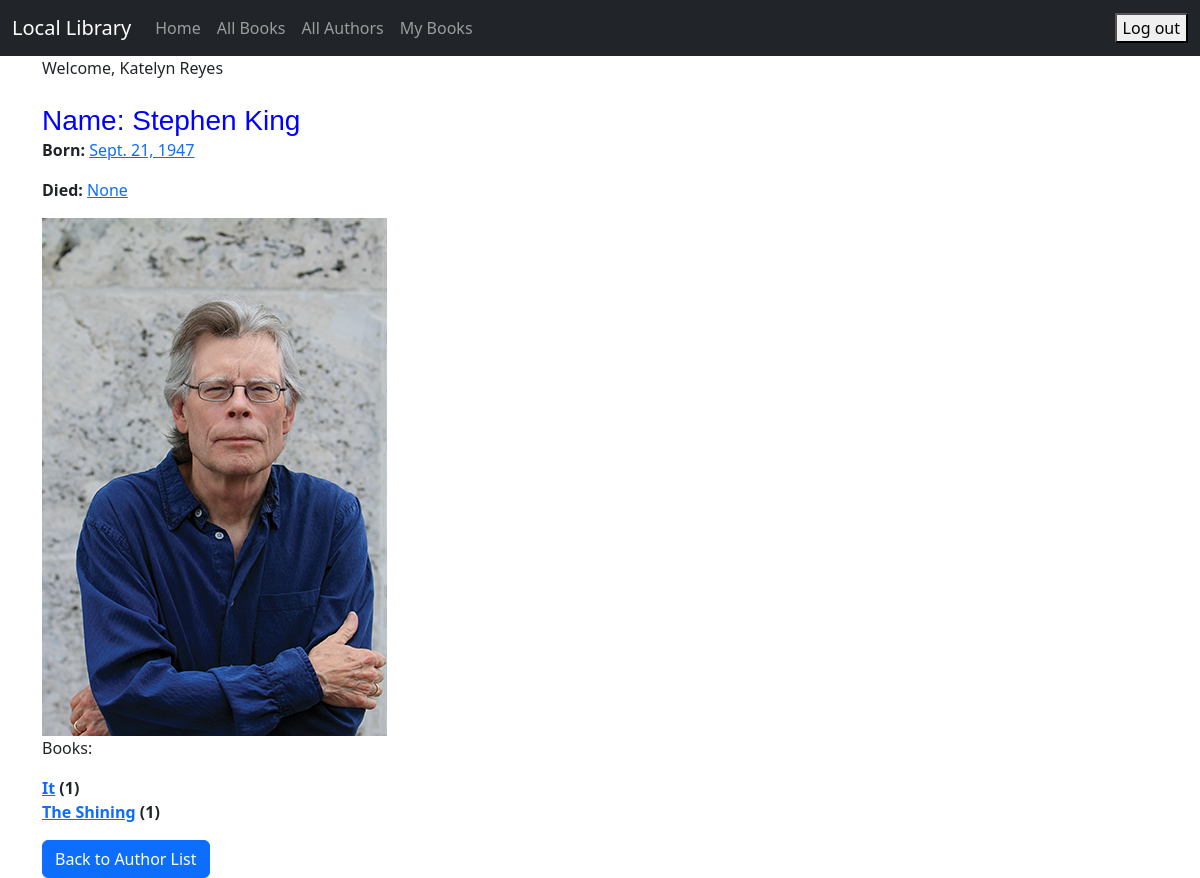
The page /author_detail/1 (signed in) on the database its author committed.
### catalog/models.py (models this page shows, shortened)
class Author(models.Model):
    first_name = models.CharField(max_length=100)
    last_name = models.CharField(max_length=100)
    date_of_birth = models.DateField(null=True, blank=True)
    date_of_death = models.DateField('Died', null=True, blank=True)
    author_image = models.ImageField(upload_to='images/', null=True, blank=True)
    class Meta:
        ordering = ['last_name', 'first_name']

class Book(models.Model):
    title = models.CharField(max_length=200)
    author = models.ForeignKey('Author', on_delete=models.RESTRICT, null=True)
    summary = models.TextField(max_length=1000, help_text='Enter a brief description of the book')
    isbn = models.CharField('ISBN', max_length=13, unique=True,
                            help_text='13 Character <a href="https://www.isbn-international.org/content/what-isbn">ISBN number</a>')
    genre = models.ManyToManyField(Genre, help_text='Select a genre for this book')
    def get_absolute_url(self):
        return reverse('book_detail', args=[str(self.id)])
    book_image = models.ImageField(upload_to='images/', null=True, blank=True)

### catalog/views.py (the view)
# urls.py: path('author_detail/<int:pk>', views.AuthorDetailView.as_view(), name= 'author_detail'),
class AuthorDetailView(generic.DetailView):
    model = Author

### catalog/templates/catalog/author_detail.html
{% extends "catalog/base.html" %}
{% block content %}
    <h1>Name: {{ author.first_name }} {{ author.last_name }}</h1>
    <p><strong>Born:</strong> <a href="">{{ author.date_of_birth }}</a></p>
    <p><strong>Died:</strong> <a href="">{{ author.date_of_death }}</a></p>
    <div>
    {% if author.author_image %}
        <img src="{{ author.author_image.url }}">
    {% endif %}
    </div>
    <p>Books:</p>
    <dl>
    {% for book in author.book_set.all %}
        <dt><a href="{{ book.get_absolute_url }}">{{ book.title }}</a> ({{ book.bookinstance_set.all.count }})</dt>
    {% empty %}
        <p>This author has no books.</p>
    {% endfor %}
    </dl>
    <a href="{% url 'author_list' %}" class="btn btn-primary">Back to Author List</a>
{% endblock %}

### catalog/templates/catalog/base.html (shortened to what this page needs)
{% load static %}
<!doctype html>
<html lang="en">
<head>
    <link href="https://cdn.jsdelivr.net/npm/bootstrap@5.3.0-alpha1/dist/css/bootstrap.min.css" rel="stylesheet"
>
    <link href="{% static 'css/my_style.css' %}" rel="stylesheet">
</head>
<body>
<nav class="navbar navbar-expand-lg navbar-dark bg-dark">
    <div class="container-fluid">
        <a class="navbar-brand" href="{% url 'index' %}">Local Library</a>
        <div class="collapse navbar-collapse" id="navbarSupportedContent">
            <ul class="navbar-nav me-auto mb-2 mb-lg-0">
                <li class="nav-item">
                    <a class="nav-link" href="{% url 'index' %}">Home</a>
                </li>
                <li class="nav-item">
                    <a class="nav-link" href="{% url 'book_list' %}">All Books</a>
                </li>
                <li class="nav-item">
                    <a class="nav-link" href="{% url 'author_list' %}">All Authors</a>
                </li>
                {% if user.is_authenticated %}
                    <li><a class="nav-link" href="{% url 'my_books' %}">My Books</a></li>
                {% endif %}
                </ul>
        </div>
            <ul class="nav navbar-nav ml-auto">
        {% if user.is_authenticated %}
           <li>
              <form action="{% url 'logout' %}" method="post">
                 <button type="submit">Log out</button>
              </form>
           </li>
        {% else %}
            <li><a class="nav-link" href="{% url 'login' %}"><span class="glyphicon glyphicon-log-in"></span>Login</a>
            </li>
            <li><a class="nav-link" href="{% url 'register' %}"><span class="glyphicon glyphicon-log-in"></span>Sign Up</a>
        </li>
        {% endif %}
    </ul>
    </div>
</nav>
<div class="container">
    {% if user.is_authenticated %}
        Welcome, {{ user.first_name }} {{ user.last_name }}
    {% endif %}
</div>
<div class="container">
    <br/>
    {% block content %}
    {% endblock %}
</div>
</body>
</html>

### catalog/static/css/my_style.css (style rules this page uses)
h1 { font-family: 'Changa One', sans-serif; margin: 10px 0; font-size: 1.75em; font-weight: normal; line-height: 0.5; text-align: left; color: #0000FF; }

### rows shown on the page
Author: first_name "Stephen", last_name "King", date_of_birth "Sept. 21, 1947", date_of_death "None", author_image (picture)
Book: title "It", bookinstance_set.all.count "1"
Book: title "The Shining", bookinstance_set.all.count "1"

### other values the page prints
{{ user.first_name }} "Katelyn"
{{ user.last_name }} "Reyes"
